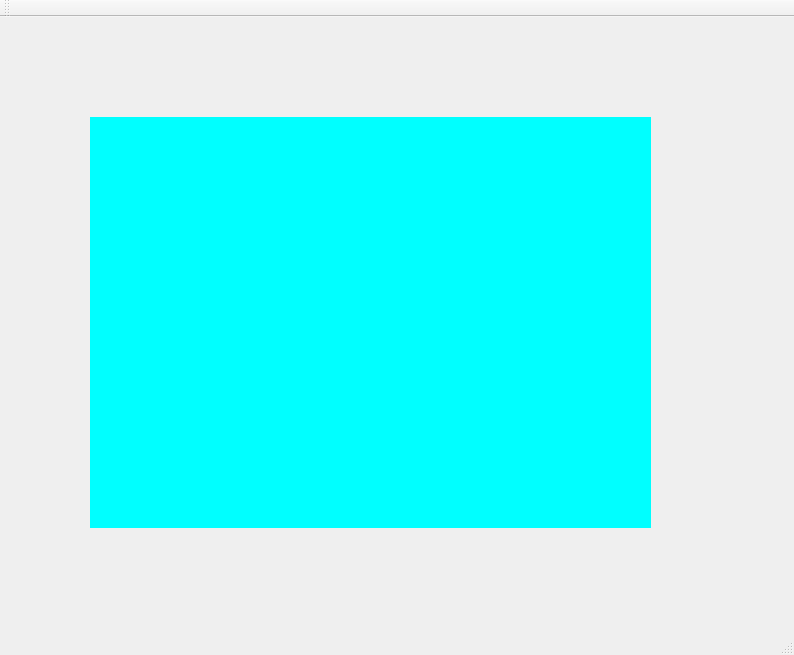
<?xml version="1.0" encoding="UTF-8"?>
<ui version="4.0">
 <class>MainWindow</class>
 <widget class="QMainWindow" name="MainWindow">
  <property name="geometry">
   <rect>
    <x>0</x>
    <y>0</y>
    <width>794</width>
    <height>655</height>
   </rect>
  </property>
  <property name="windowTitle">
   <string>MainWindow</string>
  </property>
  <widget class="QWidget" name="centralWidget">
   <widget class="QLabel" name="label">
    <property name="geometry">
     <rect>
      <x>90</x>
      <y>100</y>
      <width>561</width>
      <height>411</height>
     </rect>
    </property>
    <property name="styleSheet">
     <string notr="true">background-color: rgb(0, 255, 255);</string>
    </property>
    <property name="text">
     <string/>
    </property>
   </widget>
  </widget>
  <widget class="QMenuBar" name="menuBar">
   <property name="geometry">
    <rect>
     <x>0</x>
     <y>0</y>
     <width>794</width>
     <height>26</height>
    </rect>
   </property>
  </widget>
  <widget class="QToolBar" name="mainToolBar">
   <attribute name="toolBarArea">
    <enum>TopToolBarArea</enum>
   </attribute>
   <attribute name="toolBarBreak">
    <bool>false</bool>
   </attribute>
  </widget>
  <widget class="QStatusBar" name="statusBar"/>
 </widget>
 <layoutdefault spacing="6" margin="11"/>
 <resources/>
 <connections/>
</ui>
